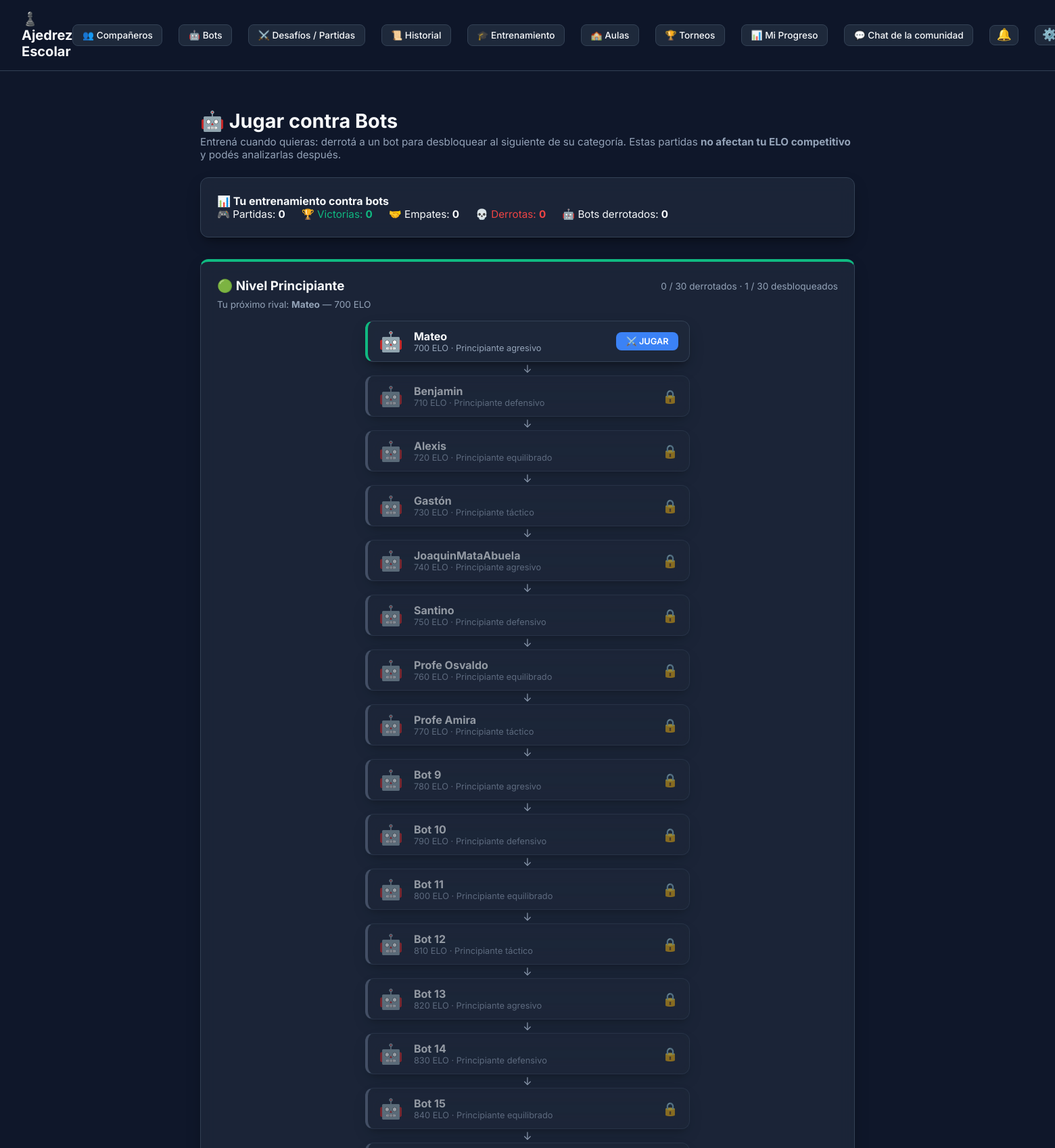
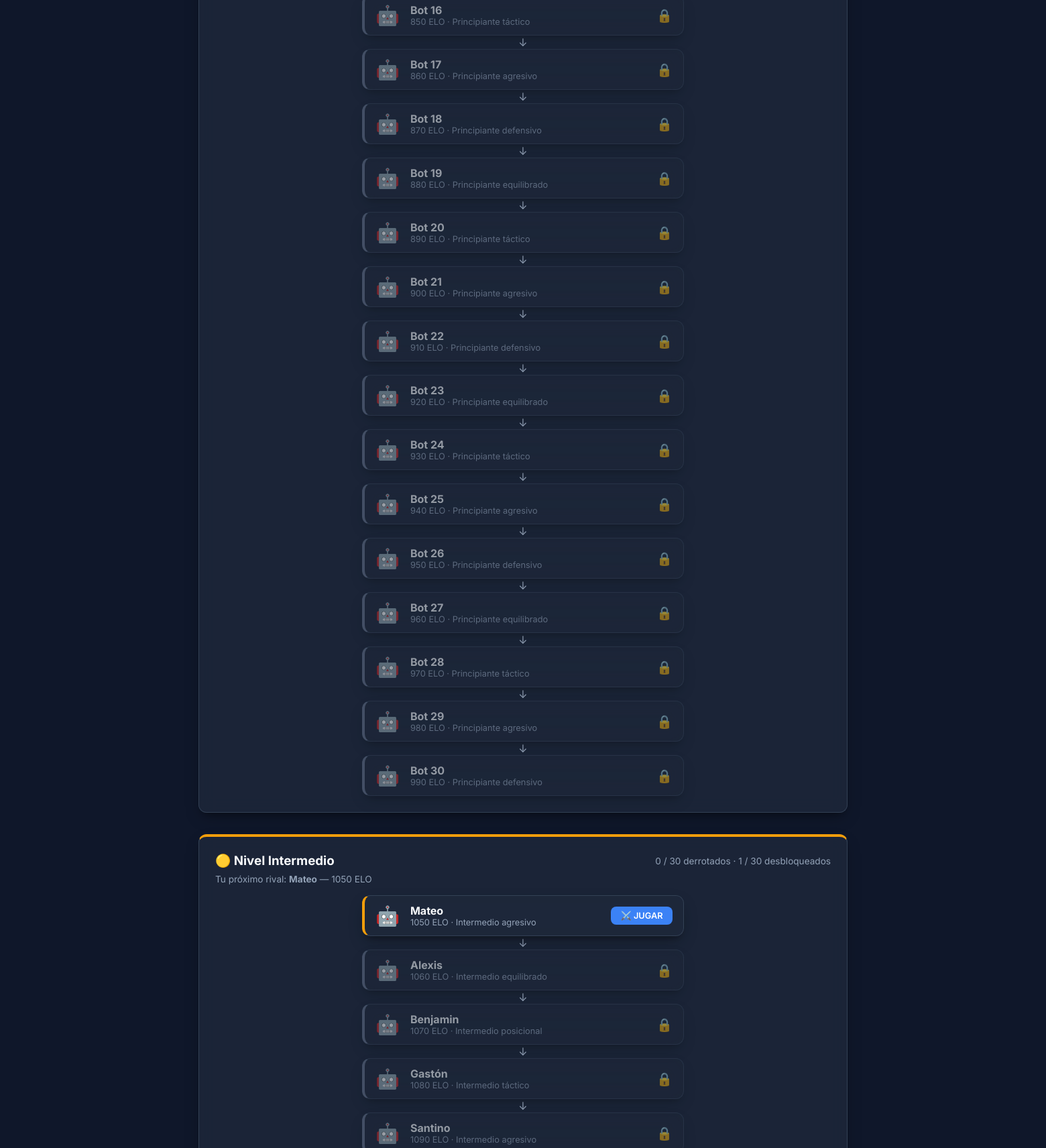
Page /bots/ (signed in, upper part) on the committed database (2 pictures, top to bottom).
### apps/bots/models.py (models this page shows, shortened)
class Bot(models.Model):
    class Category(models.TextChoices):
        BEGINNER = 'BEGINNER', 'Principiante'
        INTERMEDIATE = 'INTERMEDIATE', 'Intermedio'
        ADVANCED = 'ADVANCED', 'Avanzado'
    class Meta:
        ordering = ['category', 'order', 'pk']
        unique_together = ('category', 'order')
        verbose_name = 'Bot'
        verbose_name_plural = 'Bots'
    user = models.OneToOneField(
        settings.AUTH_USER_MODEL,
        on_delete=models.CASCADE,
        related_name='bot_profile',
        verbose_name="Cuenta de usuario interna",
    )
    display_name = models.CharField(max_length=60, verbose_name="Nombre mostrado")
    nickname = models.CharField(max_length=60, blank=True, verbose_name="Apodo")
    avatar = models.CharField(
        max_length=16, blank=True, default='🤖',
        help_text="Emoji/avatar de la primera versión (opcional)",
        verbose_name="Avatar",
    )
    description = models.TextField(blank=True, verbose_name="Descripción")
    quote = models.CharField(max_length=200, blank=True, verbose_name="Frase")
    category = models.CharField(max_length=15, choices=Category.choices, verbose_name="Categoría")
    order = models.PositiveIntegerField(
        help_text="Posición dentro de su categoría (1 = primer rival). Define la progresión.",
        verbose_name="Orden",
    )
    displayed_elo = models.PositiveIntegerField(
        help_text="ELO mostrado: etiqueta de dificultad, NUNCA se modifica por partidas.",
        verbose_name="ELO mostrado",
    )
    profile = models.ForeignKey(
        BotProfile, on_delete=models.PROTECT, related_name='bots', verbose_name="Perfil de fuerza",
    )
    is_active = models.BooleanField(
        default=True,
        help_text="Los bots inactivos no son seleccionables; la progresión salta al siguiente bot activo.",
        verbose_name="Activo",
    )
    created_at = models.DateTimeField(auto_now_add=True)
    updated_at = models.DateTimeField(auto_now=True)

class BotProfile(models.Model):
    name = models.CharField(max_length=80, unique=True, verbose_name="Nombre del perfil")
    description = models.TextField(blank=True, verbose_name="Descripción")
    engine_depth = models.PositiveIntegerField(default=6, verbose_name="Profundidad máx.")
    move_time_ms = models.PositiveIntegerField(default=600, verbose_name="Tiempo por jugada (ms)")
    skill_level = models.PositiveSmallIntegerField(
        default=5, help_text="Stockfish Skill Level 0-20", verbose_name="Skill Level"
    )
    multipv = models.PositiveSmallIntegerField(
        default=3, help_text="Candidatos razonables considerados (MultiPV)",
        verbose_name="MultiPV",
    )
    error_probability = models.FloatField(
        default=0.20,
        help_text="Probabilidad de jugar un candidato secundario en vez del mejor (0-1)",
        verbose_name="Probabilidad de error",
    )
    uci_elo = models.PositiveSmallIntegerField(
        null=True, blank=True, help_text="Límite UCI_Elo de Stockfish (1320-3190). Vacío = desactivado",
        verbose_name="UCI Elo (opcional)",
    )
    created_at = models.DateTimeField(auto_now_add=True)
    updated_at = models.DateTimeField(auto_now=True)
    class Meta:
        ordering = ['name']
        verbose_name = 'Perfil de Bot'
        verbose_name_plural = 'Perfiles de Bot'

### apps/bots/views.py (the view)
# urls.py: path('', views.BotListView.as_view(), name='bots_list'),
class BotListView(LoginRequiredMixin, View):
    def get(self, request):
        categories = [
            {'value': Bot.Category.BEGINNER, 'label': 'Principiante', 'icon': '🟢', 'color': '#10b981'},
            {'value': Bot.Category.INTERMEDIATE, 'label': 'Intermedio', 'icon': '🟡', 'color': '#f59e0b'},
            {'value': Bot.Category.ADVANCED, 'label': 'Avanzado', 'icon': '🔴', 'color': '#ef4444'},
        ]
        states = BotService.bot_states_for_user(request.user)
        sections = []
        for cat in categories:
            bots = list(
                Bot.objects.filter(category=cat['value'], is_active=True).select_related('profile')
            )
            items = []
            for bot in bots:
                state = states.get(bot.pk, {'unlocked': False, 'defeated': False})
                items.append({
                    'bot': bot,
                    'unlocked': state['unlocked'],
                    'defeated': state['defeated'],
                })
            summary = BotService.category_summary(request.user, cat['value'])
            sections.append({
                **cat,
                'bots': items,
                'total': summary['total'],
                'defeated_count': summary['defeated_count'],
                'unlocked_count': summary['unlocked_count'],
                'next_opponent': summary['next_opponent'],
            })
        context = {
            'sections': sections,
            'bot_stats': BotService.get_stats_summary(request.user),
        }
        return render(request, 'bots/bot_list.html', context)

### apps/accounts/models.py (called while the page is built)
    @property
    def rank(self):
        from apps.ratings.elo import rank_for_elo
        return rank_for_elo(self.elo_rating)

### apps/bots/services.py (called while the page is built, shortened)
    @staticmethod
    def first_active_bot(category: str):
        return Bot.objects.filter(category=category, is_active=True).order_by('order', 'pk').first()

    @classmethod
    def category_summary(cls, user, category: str) -> dict:
        bots = list(
            Bot.objects.filter(category=category, is_active=True).select_related('profile')
        )
        states = cls.bot_states_for_user(user, category=category)
        defeated = [b for b in bots if states.get(b.pk, {}).get('defeated')]
        unlocked = [b for b in bots if states.get(b.pk, {}).get('unlocked')]
        next_opponent = next(
            (b for b in bots if not states.get(b.pk, {}).get('defeated')), None
        )
        return {
            'total': len(bots),
            'defeated_count': len(defeated),
            'unlocked_count': len(unlocked),
            'next_opponent': next_opponent,
        }

    @staticmethod
    def get_stats_summary(user) -> dict:
        from django.db.models import Q
        games = Game.objects.filter(
            Q(vs_bot=True, white_player=user) | Q(vs_bot=True, black_player=user),
            status=Game.Status.FINISHED,
        )
        wins = draws = losses = 0
        defeated_bots = BotProgress.objects.filter(user=user, defeated=True).count()
        return {
            'games': games.count(),
            'wins': wins,
            'draws': draws,
            'losses': losses,
            'defeated_bots': defeated_bots,
        }

### apps/personalization/context_processors.py (called while the page is built)
def chess_appearance(request):
    user = getattr(request, 'user', None)
    piece_set, board_theme, is_custom = resolve_user_appearance(user)
    return {
        'user_piece_set': piece_set,
        'user_board_theme': board_theme,
        'is_custom_appearance': is_custom,
        'chess_piece_sets': PIECE_SETS,
        'chess_board_themes': BOARD_THEMES,
    }

### apps/personalization/models.py (called while the page is built)
    @classmethod
    def get_solo(cls):
        obj, _ = cls.objects.get_or_create(id=1)
        return obj

### apps/ratings/elo.py (called while the page is built)
def rank_for_elo(elo: int) -> PlayerRank:
    for rank in reversed(_RANKS_DESC):
        if elo >= rank.min_elo:
            return rank
    return PlayerRank.NOVATO

    @property
    def label(self) -> str:
        return self.value[0]

    @property
    def min_elo(self) -> int:
        return self.value[1]

### templates/bots/bot_list.html (shortened to what this page needs)
{% extends 'base.html' %}
{% block content %}
<div style="max-width: 1000px; margin: 0 auto; padding: 1.5rem 1rem;">
    <div style="margin-bottom: 1.5rem;">
        <h1 style="margin: 0; font-size: 1.8rem;">🤖 Jugar contra Bots</h1>
        <p style="color: var(--text-secondary); margin: 0.25rem 0 0 0; font-size: 0.95rem;">
            Entrená cuando quieras: derrotá a un bot para desbloquear al siguiente de su categoría.
            Estas partidas <strong>no afectan tu ELO competitivo</strong> y podés analizarlas después.
        </p>
    </div>
    <div class="card" style="margin-bottom: 2rem;">
        <h4 style="margin-top: 0;">📊 Tu entrenamiento contra bots</h4>
        <div style="display: flex; gap: 1.5rem; flex-wrap: wrap; font-size: 0.95rem;">
            <span>🎮 Partidas: <strong>{{ bot_stats.games }}</strong></span>
            <span style="color: #10b981;">🏆 Victorias: <strong>{{ bot_stats.wins }}</strong></span>
            <span>🤝 Empates: <strong>{{ bot_stats.draws }}</strong></span>
            <span style="color: #ef4444;">💀 Derrotas: <strong>{{ bot_stats.losses }}</strong></span>
            <span>🤖 Bots derrotados: <strong>{{ bot_stats.defeated_bots }}</strong></span>
        </div>
    </div>
    {% for section in sections %}
    <div class="card" style="margin-bottom: 2rem; border-top: 4px solid {{ section.color }};">
        <div style="display: flex; justify-content: space-between; align-items: center; flex-wrap: wrap; gap: 0.5rem; margin-bottom: 0.5rem;">
            <h3 style="margin: 0;">{{ section.icon }} Nivel {{ section.label }}</h3>
            <span style="font-size: 0.85rem; color: var(--text-secondary);">
                {{ section.defeated_count }} / {{ section.total }} derrotados ·
                {{ section.unlocked_count }} / {{ section.total }} desbloqueados
            </span>
        </div>
        {% if section.next_opponent %}
            <p style="color: var(--text-secondary); font-size: 0.85rem; margin: 0 0 1rem 0;">
                Tu próximo rival: <strong>{{ section.next_opponent.display_name }}</strong>
                — {{ section.next_opponent.displayed_elo }} ELO
            </p>
        {% else %}
            <p style="color: var(--text-secondary); font-size: 0.85rem; margin: 0 0 1rem 0;">
                ¡No hay bots activos en esta categoría por ahora!
            </p>
        {% endif %}
        <div style="display: flex; flex-direction: column; gap: 0;">
            {% for item in section.bots %}
            <div style="display: flex; justify-content: center;">
                <a href="{% url 'bot_detail' item.bot.id %}" style="text-decoration: none; color: inherit; width: 100%; max-width: 480px;">
                    <div class="card" style="margin: 0; padding: 0.75rem 1rem; display: flex; align-items: center; gap: 1rem; {% if item.defeated %}border-left: 4px solid #10b981;{% elif item.unlocked %}border-left: 4px solid {{ section.color }};{% else %}opacity: 0.55; border-left: 4px solid #64748b;{% endif %}">
                        <span style="font-size: 1.8rem;">{{ item.bot.avatar }}</span>
                        <div style="flex: 1;">
                            <div style="font-weight: 700;">{{ item.bot.display_name }}</div>
                            <div style="font-size: 0.8rem; color: var(--text-secondary);">
                                {{ item.bot.displayed_elo }} ELO · {{ item.bot.profile.name }}
                            </div>
                        </div>
                        <div style="text-align: center;">
                            {% if item.defeated %}
                                <span style="font-size: 1.3rem;" title="Derrotado">✅</span>
                            {% elif item.unlocked %}
                                <span class="btn btn-primary" style="font-size: 0.8rem; padding: 0.35rem 0.9rem; display: inline-block;">⚔️ JUGAR</span>
                            {% else %}
                                <span style="font-size: 1.2rem;" title="Bloqueado">🔒</span>
                            {% endif %}
                        </div>
                    </div>
                </a>
            </div>
            {% if not forloop.last %}
                <div style="display: flex; justify-content: center; color: var(--text-secondary); line-height: 1; padding: 2px 0;">↓</div>
            {% endif %}
            {% endfor %}
        </div>
    </div>
    {% endfor %}
</div>
{% endblock %}

### static/css/styles.css (style rules this page uses)
:root { --bg-primary: #0f172a; --bg-surface: #1e293b; --bg-card: rgba(30, 41, 59, 0.8); --border-color: #334155; --text-primary: #f8fafc; --text-secondary: #94a3b8; --accent-color: #3b82f6; --accent-hover: #2563eb; --success-color: #10b981; --danger-color: #ef4444; --warning-color: #f59e0b; --board-light: #e8edf2; --board-dark: #6884ab; --board-frame: #2a3547; --highlight-selected: rgba(232, 176, 64, 0.42); --highlight-last: rgba(214, 177, 70, 0.48); --highlight-hover: rgba(255, 255, 255, 0.10); --highlight-hover-light: rgba(0, 0, 0, 0.06); --legal-dot: rgba(20, 20, 20, 0.28); --legal-capture: rgba(239, 68, 68, 0.42); --check-fill: rgba(239, 68, 68, 0.45); --checkmate-fill: rgba(185, 28, 28, 0.65); --clock-active: #d8eccf; --clock-low: #f3c4b8; --radius-lg: 12px; --radius-md: 8px; --shadow-lg: 0 10px 25px -5px rgba(0, 0, 0, 0.3), 0 8px 10px -6px rgba(0, 0, 0, 0.3); }
[data-board-theme="classic"] { --board-light: #e8edf2; --board-dark: #6884ab; --board-frame: #2a3547; }
* { box-sizing: border-box; margin: 0; padding: 0; }
body { font-family: 'Inter', system-ui, -apple-system, BlinkMacSystemFont, 'Segoe UI', Roboto, sans-serif; background-color: var(--bg-primary); color: var(--text-primary); min-height: 100vh; display: flex; flex-direction: column; }
.card { background: var(--bg-card); backdrop-filter: blur(12px); border: 1px solid var(--border-color); border-radius: var(--radius-lg); padding: 1.5rem; box-shadow: var(--shadow-lg); }
.btn { display: inline-flex; align-items: center; justify-content: center; gap: 0.5rem; padding: 0.6rem 1.2rem; border-radius: var(--radius-md); font-weight: 600; font-size: 0.9rem; cursor: pointer; border: none; transition: all 0.2s ease; text-decoration: none; }
.btn-primary { background-color: var(--accent-color); color: white; }

### rows in the picture
Bot: icon "🟢", label "Principiante", defeated_count "0", total "30", unlocked_count "1", next_opponent.display_name "Mateo", next_opponent.displayed_elo "700", bot.avatar "🤖", bot.display_name "Mateo", bot.displayed_elo "700", bot.profile.name "Principiante agresivo", shows "⚔️ JUGAR"
Bot: bot.avatar "🤖", bot.display_name "Benjamin", bot.displayed_elo "710", bot.profile.name "Principiante defensivo"
Bot: bot.avatar "🤖", bot.display_name "Alexis", bot.displayed_elo "720", bot.profile.name "Principiante equilibrado"
Bot: bot.avatar "🤖", bot.display_name "Gastón", bot.displayed_elo "730", bot.profile.name "Principiante táctico"
Bot: bot.avatar "🤖", bot.display_name "JoaquinMataAbuela", bot.displayed_elo "740", bot.profile.name "Principiante agresivo"
Bot: bot.avatar "🤖", bot.display_name "Santino", bot.displayed_elo "750", bot.profile.name "Principiante defensivo"
Bot: bot.avatar "🤖", bot.display_name "Profe Osvaldo", bot.displayed_elo "760", bot.profile.name "Principiante equilibrado"
Bot: bot.avatar "🤖", bot.display_name "Profe Amira", bot.displayed_elo "770", bot.profile.name "Principiante táctico"
Bot: bot.avatar "🤖", bot.display_name "Bot 9", bot.displayed_elo "780", bot.profile.name "Principiante agresivo"
Bot: bot.avatar "🤖", bot.display_name "Bot 10", bot.displayed_elo "790", bot.profile.name "Principiante defensivo"
Bot: bot.avatar "🤖", bot.display_name "Bot 11", bot.displayed_elo "800", bot.profile.name "Principiante equilibrado"
Bot: bot.avatar "🤖", bot.display_name "Bot 12", bot.displayed_elo "810", bot.profile.name "Principiante táctico"
Bot: bot.avatar "🤖", bot.display_name "Bot 13", bot.displayed_elo "820", bot.profile.name "Principiante agresivo"
Bot: bot.avatar "🤖", bot.display_name "Bot 14", bot.displayed_elo "830", bot.profile.name "Principiante defensivo"
Bot: bot.avatar "🤖", bot.display_name "Bot 15", bot.displayed_elo "840", bot.profile.name "Principiante equilibrado"
Bot: bot.avatar "🤖", bot.display_name "Bot 16", bot.displayed_elo "850", bot.profile.name "Principiante táctico"
Bot: bot.avatar "🤖", bot.display_name "Bot 17", bot.displayed_elo "860", bot.profile.name "Principiante agresivo"
Bot: bot.avatar "🤖", bot.display_name "Bot 18", bot.displayed_elo "870", bot.profile.name "Principiante defensivo"
Bot: bot.avatar "🤖", bot.display_name "Bot 19", bot.displayed_elo "880", bot.profile.name "Principiante equilibrado"
Bot: bot.avatar "🤖", bot.display_name "Bot 20", bot.displayed_elo "890", bot.profile.name "Principiante táctico"
Bot: bot.avatar "🤖", bot.display_name "Bot 21", bot.displayed_elo "900", bot.profile.name "Principiante agresivo"
Bot: bot.avatar "🤖", bot.display_name "Bot 22", bot.displayed_elo "910", bot.profile.name "Principiante defensivo"
Bot: bot.avatar "🤖", bot.display_name "Bot 23", bot.displayed_elo "920", bot.profile.name "Principiante equilibrado"
Bot: bot.avatar "🤖", bot.display_name "Bot 24", bot.displayed_elo "930", bot.profile.name "Principiante táctico"
Bot: bot.avatar "🤖", bot.display_name "Bot 25", bot.displayed_elo "940", bot.profile.name "Principiante agresivo"
Bot: bot.avatar "🤖", bot.display_name "Bot 26", bot.displayed_elo "950", bot.profile.name "Principiante defensivo"
Bot: bot.avatar "🤖", bot.display_name "Bot 27", bot.displayed_elo "960", bot.profile.name "Principiante equilibrado"
Bot: bot.avatar "🤖", bot.display_name "Bot 28", bot.displayed_elo "970", bot.profile.name "Principiante táctico"
Bot: bot.avatar "🤖", bot.display_name "Bot 29", bot.displayed_elo "980", bot.profile.name "Principiante agresivo"
Bot: bot.avatar "🤖", bot.display_name "Bot 30", bot.displayed_elo "990", bot.profile.name "Principiante defensivo"
Bot: icon "🟡", label "Intermedio", defeated_count "0", total "30", unlocked_count "1", next_opponent.display_name "Mateo", next_opponent.displayed_elo "1050", bot.avatar "🤖", bot.display_name "Mateo", bot.displayed_elo "1050", bot.profile.name "Intermedio agresivo", shows "⚔️ JUGAR"
Bot: bot.avatar "🤖", bot.display_name "Alexis", bot.displayed_elo "1060", bot.profile.name "Intermedio equilibrado"
Bot: bot.avatar "🤖", bot.display_name "Benjamin", bot.displayed_elo "1070", bot.profile.name "Intermedio posicional"
Bot: bot.avatar "🤖", bot.display_name "Gastón", bot.displayed_elo "1080", bot.profile.name "Intermedio táctico"
Bot: bot.avatar "🤖", bot.display_name "Santino", bot.displayed_elo "1090", bot.profile.name "Intermedio agresivo"

### other values in the picture
{{ bot_stats.games }} "0"
{{ bot_stats.wins }} "0"
{{ bot_stats.draws }} "0"
{{ bot_stats.losses }} "0"
{{ bot_stats.defeated_bots }} "0"
